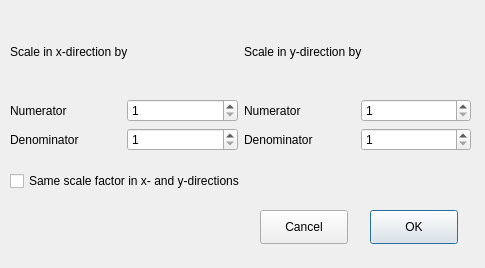
<?xml version="1.0" encoding="UTF-8"?>
<ui version="4.0">
 <class>ChirpDialog</class>
 <widget class="QDialog" name="ChirpDialog">
  <property name="geometry">
   <rect>
    <x>0</x>
    <y>0</y>
    <width>485</width>
    <height>268</height>
   </rect>
  </property>
  <property name="windowTitle">
   <string>Chirp-Z Scaling</string>
  </property>
  <widget class="QWidget" name="horizontalLayoutWidget">
   <property name="geometry">
    <rect>
     <x>10</x>
     <y>10</y>
     <width>461</width>
     <height>141</height>
    </rect>
   </property>
   <layout class="QHBoxLayout" name="mainLayout">
    <item>
     <layout class="QVBoxLayout" name="xLayout">
      <item>
       <widget class="QLabel" name="xDescription">
        <property name="text">
         <string>Scale in x-direction by</string>
        </property>
       </widget>
      </item>
      <item>
       <layout class="QGridLayout" name="xGridLayout">
        <item row="1" column="0">
         <widget class="QLabel" name="xNumeratorLabel">
          <property name="maximumSize">
           <size>
            <width>16777215</width>
            <height>32</height>
           </size>
          </property>
          <property name="text">
           <string>Numerator</string>
          </property>
         </widget>
        </item>
        <item row="2" column="0">
         <widget class="QLabel" name="xDenominatorLabel">
          <property name="maximumSize">
           <size>
            <width>16777215</width>
            <height>32</height>
           </size>
          </property>
          <property name="text">
           <string>Denominator</string>
          </property>
         </widget>
        </item>
        <item row="1" column="1">
         <widget class="QSpinBox" name="xNumSpinBox">
          <property name="minimum">
           <number>1</number>
          </property>
         </widget>
        </item>
        <item row="2" column="1">
         <widget class="QSpinBox" name="xDenomSpinBox">
          <property name="minimum">
           <number>1</number>
          </property>
         </widget>
        </item>
       </layout>
      </item>
     </layout>
    </item>
    <item>
     <layout class="QVBoxLayout" name="yLayout">
      <item>
       <widget class="QLabel" name="yDescription">
        <property name="text">
         <string>Scale in y-direction by</string>
        </property>
       </widget>
      </item>
      <item>
       <layout class="QGridLayout" name="yGridLayout">
        <item row="1" column="0">
         <widget class="QLabel" name="yNumeratorLabel">
          <property name="maximumSize">
           <size>
            <width>16777215</width>
            <height>32</height>
           </size>
          </property>
          <property name="text">
           <string>Numerator</string>
          </property>
         </widget>
        </item>
        <item row="2" column="0">
         <widget class="QLabel" name="yDenominatorLabel">
          <property name="maximumSize">
           <size>
            <width>16777215</width>
            <height>32</height>
           </size>
          </property>
          <property name="text">
           <string>Denominator</string>
          </property>
         </widget>
        </item>
        <item row="1" column="1">
         <widget class="QSpinBox" name="yNumSpinBox">
          <property name="minimum">
           <number>1</number>
          </property>
         </widget>
        </item>
        <item row="2" column="1">
         <widget class="QSpinBox" name="yDenomSpinBox">
          <property name="minimum">
           <number>1</number>
          </property>
         </widget>
        </item>
       </layout>
      </item>
     </layout>
    </item>
   </layout>
  </widget>
  <widget class="QCheckBox" name="xy_sameCheckBox">
   <property name="geometry">
    <rect>
     <x>10</x>
     <y>170</y>
     <width>461</width>
     <height>22</height>
    </rect>
   </property>
   <property name="text">
    <string>Same scale factor in x- and y-directions</string>
   </property>
  </widget>
  <widget class="QPushButton" name="okButton">
   <property name="geometry">
    <rect>
     <x>370</x>
     <y>210</y>
     <width>88</width>
     <height>34</height>
    </rect>
   </property>
   <property name="text">
    <string>OK</string>
   </property>
  </widget>
  <widget class="QPushButton" name="cancelButton">
   <property name="geometry">
    <rect>
     <x>260</x>
     <y>210</y>
     <width>88</width>
     <height>34</height>
    </rect>
   </property>
   <property name="text">
    <string>Cancel</string>
   </property>
   <property name="autoDefault">
    <bool>false</bool>
   </property>
  </widget>
 </widget>
 <resources/>
 <connections>
  <connection>
   <sender>xy_sameCheckBox</sender>
   <signal>stateChanged(int)</signal>
   <receiver>ChirpDialog</receiver>
   <slot>check_changed()</slot>
   <hints>
    <hint type="sourcelabel">
     <x>113</x>
     <y>182</y>
    </hint>
    <hint type="destinationlabel">
     <x>61</x>
     <y>208</y>
    </hint>
   </hints>
  </connection>
  <connection>
   <sender>xNumSpinBox</sender>
   <signal>valueChanged(int)</signal>
   <receiver>ChirpDialog</receiver>
   <slot>spin_changed()</slot>
   <hints>
    <hint type="sourcelabel">
     <x>186</x>
     <y>95</y>
    </hint>
    <hint type="destinationlabel">
     <x>26</x>
     <y>9</y>
    </hint>
   </hints>
  </connection>
  <connection>
   <sender>xDenomSpinBox</sender>
   <signal>valueChanged(int)</signal>
   <receiver>ChirpDialog</receiver>
   <slot>spin_changed()</slot>
   <hints>
    <hint type="sourcelabel">
     <x>147</x>
     <y>131</y>
    </hint>
    <hint type="destinationlabel">
     <x>69</x>
     <y>4</y>
    </hint>
   </hints>
  </connection>
  <connection>
   <sender>yNumSpinBox</sender>
   <signal>valueChanged(int)</signal>
   <receiver>ChirpDialog</receiver>
   <slot>spin_changed()</slot>
   <hints>
    <hint type="sourcelabel">
     <x>388</x>
     <y>93</y>
    </hint>
    <hint type="destinationlabel">
     <x>206</x>
     <y>3</y>
    </hint>
   </hints>
  </connection>
  <connection>
   <sender>yDenomSpinBox</sender>
   <signal>valueChanged(int)</signal>
   <receiver>ChirpDialog</receiver>
   <slot>spin_changed()</slot>
   <hints>
    <hint type="sourcelabel">
     <x>427</x>
     <y>134</y>
    </hint>
    <hint type="destinationlabel">
     <x>401</x>
     <y>5</y>
    </hint>
   </hints>
  </connection>
  <connection>
   <sender>okButton</sender>
   <signal>clicked()</signal>
   <receiver>ChirpDialog</receiver>
   <slot>accept()</slot>
   <hints>
    <hint type="sourcelabel">
     <x>385</x>
     <y>229</y>
    </hint>
    <hint type="destinationlabel">
     <x>420</x>
     <y>260</y>
    </hint>
   </hints>
  </connection>
  <connection>
   <sender>cancelButton</sender>
   <signal>clicked()</signal>
   <receiver>ChirpDialog</receiver>
   <slot>reject()</slot>
   <hints>
    <hint type="sourcelabel">
     <x>310</x>
     <y>224</y>
    </hint>
    <hint type="destinationlabel">
     <x>266</x>
     <y>249</y>
    </hint>
   </hints>
  </connection>
 </connections>
 <slots>
  <slot>check_changed()</slot>
  <slot>spin_changed()</slot>
 </slots>
</ui>
